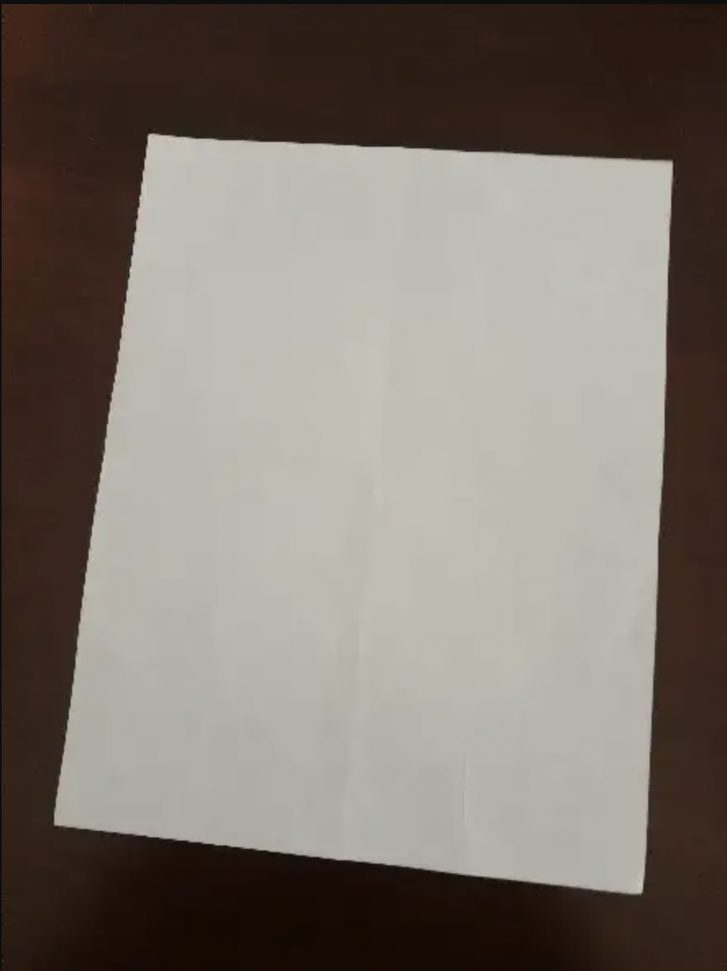
#> input picture rotation.png, 727 x 971 px, shrunk from 886 x 1184 before the run
$ python Image_Rotating.py
#> lines starting #> are read from the running program, lines starting #| are printed output that depends on the picture
from skimage import io
import matplotlib.pyplot as plt
from skimage import util
from skimage import transform
import numpy as np

start_im = io.imread('rotation.png')
#> start_im is the input picture: shape (971, 727, 4); mean R, G, B, A 125.5, 117.4, 109.3, 255

rotated_img = transform.rotate(start_im, 6)
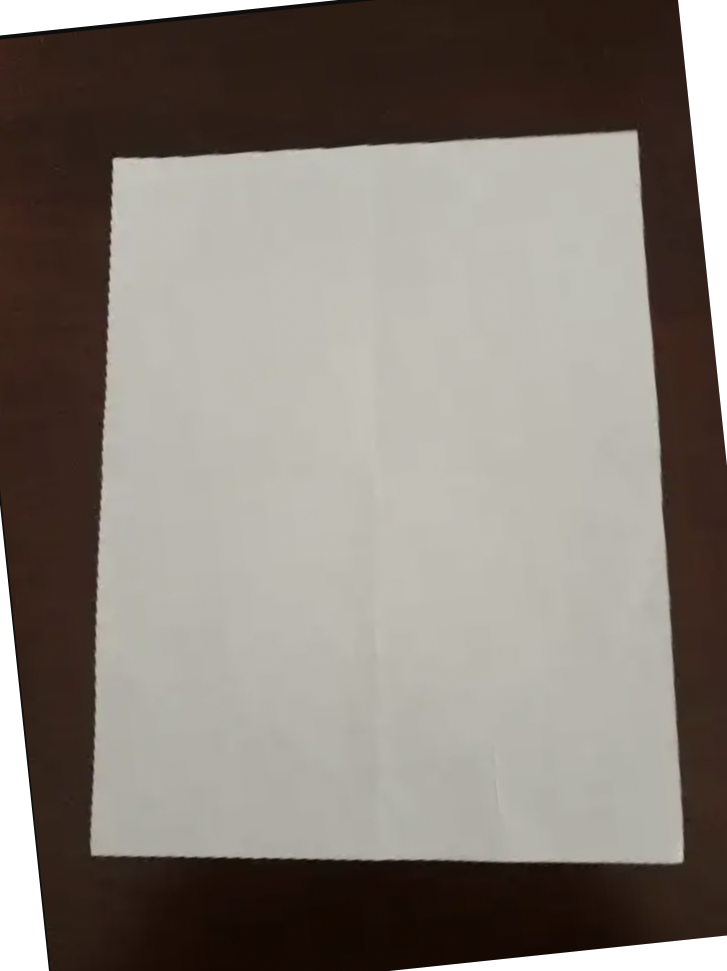
#> rotated_img: shape (971, 727, 4) float64; mean R, G, B, A 0.483, 0.454, 0.424, 0.951; transparent parts drawn white

# Determine the shape of the rotated image
rows, cols = rotated_img.shape[:2]
#> rows = 971; cols = 727

# Set Crop Area
start_row = max(0, int(rows * 0.12))
#> start_row = 116
end_row = min(rows, int(rows * 0.9))
#> end_row = 873
start_col = max(0, int(cols * 0.1))
#> start_col = 72
end_col = min(cols, int(cols * 0.95))
#> end_col = 690

imcrp = rotated_img[start_row:end_row, start_col:end_col]
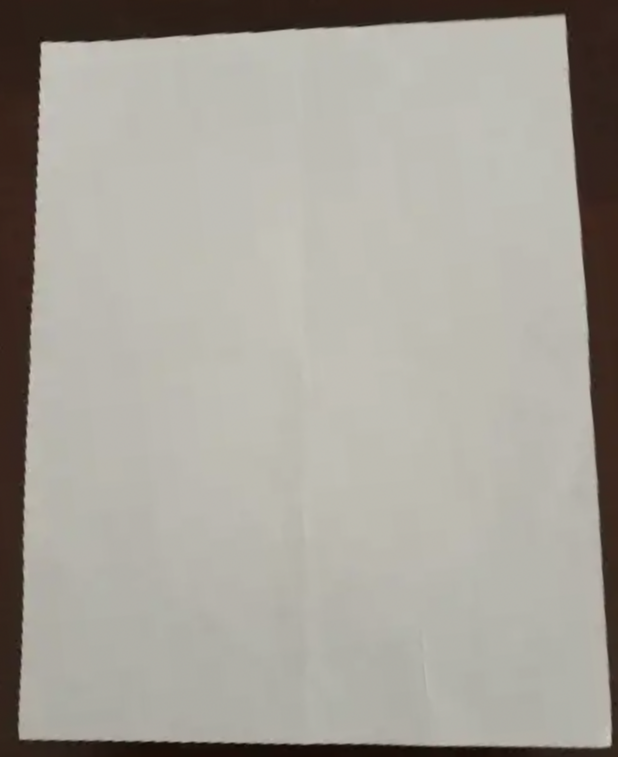
#> imcrp: shape (757, 618, 4) float64; mean R, G, B, A 0.654, 0.639, 0.607, 1
# Change type from float to int8 before save
imcrp = (imcrp * 255).astype(np.uint8)

io.imsave('rotated_img.png', imcrp)
